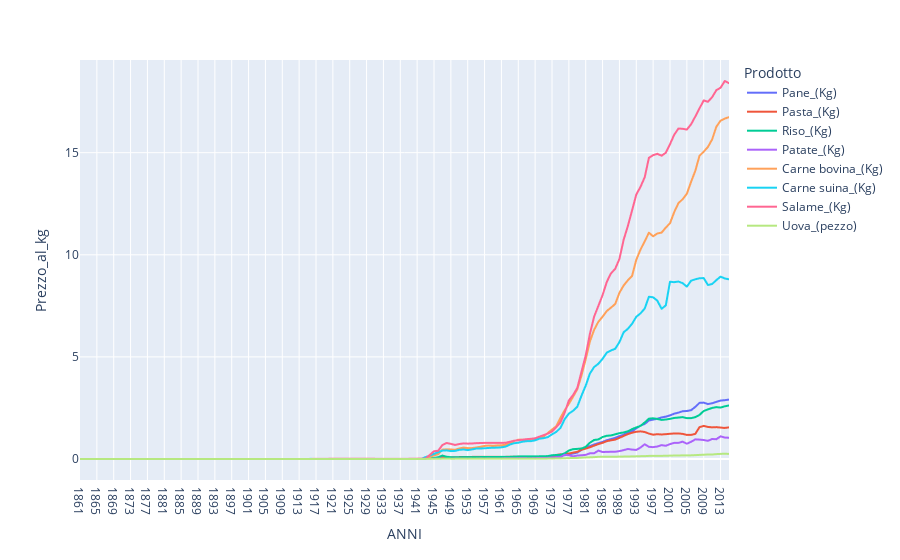

Write notebook code for a chart like this one.
### Code cell
def convert_excel_to_csv(file_excel, file_csv, sheet_name=0):
    df = pd.read_excel(file_excel, sheet_name=sheet_name)
    df.to_csv(file_csv, index=False)
    




df_prezzi = pd.read_csv("prezzo_beni_alimentari.csv")

df_prezzi_pulito = pd.melt(df_prezzi, id_vars=["ANNI"], 
                  var_name="Prodotto", 
                  value_name="Prezzo_al_kg")


# Converte Prezzo_al_kg in numerico (float), sostituendo errori con NaN
df_prezzi_pulito["Prezzo_al_kg"] = pd.to_numeric(df_prezzi_pulito["Prezzo_al_kg"], errors='coerce')
# Crea una colonna per il size del bubble con trasformazione logaritmica (valori piccoli + visibili)
df_prezzi_pulito["size_bubble"] = df_prezzi_pulito["Prezzo_al_kg"].apply(lambda x: np.log(x + 1) * 10)

# Rimuove i valori nulli
df_prezzi_pulito = df_prezzi_pulito.dropna(subset=["Prezzo_al_kg"])

fig = px.line(
    df_prezzi_pulito,
    x='ANNI',
    y='Prezzo_al_kg',
    color="Prodotto"
)

fig.show()

### Figure 1 — Plotly figure (JSON) as saved in the notebook; plotly's stock layout.template omitted (floating-point values rounded to 4 significant figures; data arrays with more than 128 entries replaced by an {"elided": "..."} marker saying what was removed)
{"data": [{"hovertemplate": "Prodotto=Pane_(Kg)<br>ANNI=%{x}<br>Prezzo_al_kg=%{y}<extra></extra>", "legendgroup": "Pane_(Kg)", "line": {"color": "#636efa", "dash": "solid"}, "marker": {"symbol": "circle"}, "mode": "lines", "name": "Pane_(Kg)", "showlegend": true, "type": "scattergl", "x": {"elided": "155 str values"}, "xaxis": "x", "y": {"elided": "155 float values"}, "yaxis": "y"}, {"hovertemplate": "Prodotto=Pasta_(Kg)<br>ANNI=%{x}<br>Prezzo_al_kg=%{y}<extra></extra>", "legendgroup": "Pasta_(Kg)", "line": {"color": "#EF553B", "dash": "solid"}, "marker": {"symbol": "circle"}, "mode": "lines", "name": "Pasta_(Kg)", "showlegend": true, "type": "scattergl", "x": {"elided": "155 str values"}, "xaxis": "x", "y": {"elided": "155 float values"}, "yaxis": "y"}, {"hovertemplate": "Prodotto=Riso_(Kg)<br>ANNI=%{x}<br>Prezzo_al_kg=%{y}<extra></extra>", "legendgroup": "Riso_(Kg)", "line": {"color": "#00cc96", "dash": "solid"}, "marker": {"symbol": "circle"}, "mode": "lines", "name": "Riso_(Kg)", "showlegend": true, "type": "scattergl", "x": {"elided": "155 str values"}, "xaxis": "x", "y": {"elided": "155 float values"}, "yaxis": "y"}, {"hovertemplate": "Prodotto=Patate_(Kg)<br>ANNI=%{x}<br>Prezzo_al_kg=%{y}<extra></extra>", "legendgroup": "Patate_(Kg)", "line": {"color": "#ab63fa", "dash": "solid"}, "marker": {"symbol": "circle"}, "mode": "lines", "name": "Patate_(Kg)", "showlegend": true, "type": "scattergl", "x": {"elided": "154 str values"}, "xaxis": "x", "y": {"elided": "154 float values"}, "yaxis": "y"}, {"hovertemplate": "Prodotto=Carne bovina_(Kg)<br>ANNI=%{x}<br>Prezzo_al_kg=%{y}<extra></extra>", "legendgroup": "Carne bovina_(Kg)", "line": {"color": "#FFA15A", "dash": "solid"}, "marker": {"symbol": "circle"}, "mode": "lines", "name": "Carne bovina_(Kg)", "showlegend": true, "type": "scattergl", "x": {"elided": "155 str values"}, "xaxis": "x", "y": {"elided": "155 float values"}, "yaxis": "y"}, {"hovertemplate": "Prodotto=Carne suina_(Kg)<br>ANNI=%{x}<br>Prezzo_al_kg=%{y}<extra></extra>", "legendgroup": "Carne suina_(Kg)", "line": {"color": "#19d3f3", "dash": "solid"}, "marker": {"symbol": "circle"}, "mode": "lines", "name": "Carne suina_(Kg)", "showlegend": true, "type": "scattergl", "x": {"elided": "147 str values"}, "xaxis": "x", "y": {"elided": "147 float values"}, "yaxis": "y"}, {"hovertemplate": "Prodotto=Salame_(Kg)<br>ANNI=%{x}<br>Prezzo_al_kg=%{y}<extra></extra>", "legendgroup": "Salame_(Kg)", "line": {"color": "#FF6692", "dash": "solid"}, "marker": {"symbol": "circle"}, "mode": "lines", "name": "Salame_(Kg)", "showlegend": true, "type": "scattergl", "x": ["1890", "1891", "1892", "1893", "1894", "1895", "1896", "1897", "1898", "1899", "1900", "1901", "1902", "1903", "1904", "1905", "1906", "1907", "1908", "1909", "1910", "1911", "1912", "1913", "1914", "1915", "1916", "1917", "1918", "1919", "1920", "1921", "1922", "1923", "1924", "1925", "1926", "1927", "1928", "1929", "1930", "1931", "1932", "1933", "1934", "1935", "1936", "1937", "1938", "1939", "1940", "1941", "1942", "1943", "1944", "1945", "1946", "1947", "1948", "1949", "1950", "1951", "1952", "1953", "1954", "1955", "1956", "1957", "1958", "1959", "1960", "1961", "1962", "1963", "1964", "1965", "1966", "1967", "1968", "1969", "1970", "1971", "1972", "1973", "1974", "1975", "1976", "1977", "1978", "1979", "1980", "1981", "1982", "1983", "1984", "1985", "1986", "1987", "1988", "1989", "1990", "1991", "1992", "1993", "1994", "1995", "1996", "1997", "1998", "1999", "2000", "2001", "2002 (b)", "2003", "2004", "2005", "2006", "2007", "2008", "2009", "2010", "2011", "2012", "2013", "2014", "2015"], "xaxis": "x", "y": [0.00127, 0.00121, 0.00129, 0.00129, 0.00125, 0.00128, 0.00129, 0.00129, 0.0013, 0.00125, 0.00132, 0.00133, 0.00134, 0.00139, 0.0014, 0.00144, 0.00144, 0.00144, 0.00153, 0.00152, 0.00169, 0.0018, 0.00179, 0.00185, 0.00184, 0.00195, 0.0025, 0.00413, 0.00869, 0.00899, 0.00946, 0.01073, 0.01027, 0.01022, 0.01057, 0.01128, 0.01118, 0.01045, 0.01071, 0.01119, 0.01111, 0.00959, 0.00874, 0.00842, 0.00781, 0.00749, 0.00748, 0.0085, 0.00907, 0.00915, 0.01058, 0.01483, 0.01782, 0.01838, 0.2009, 0.378, 0.4054, 0.6874, 0.7824, 0.7416, 0.6874, 0.7339, 0.7633, 0.7545, 0.7592, 0.7757, 0.7819, 0.7886, 0.7907, 0.7886, 0.7886, 0.7871, 0.7959, 0.8429, 0.894, 0.9183, 0.9441, 0.9715, 0.9885, 1.016, 1.094, 1.166, 1.243, 1.343, 1.558, 1.785, 2.271, 2.866, 3.133, 3.475, 4.276, 5.076, 6.13, 6.975, 7.497, 8.023, 8.672, 9.091, 9.314, 9.796, 10.74, 11.41, 12.17, 12.95, 13.33, 13.8, 14.75, 14.88, 14.94, 14.85, 14.99, 15.42, 15.88, 16.18, 16.17, 16.13, 16.39, 16.77, 17.17, 17.56, 17.49, 17.72, 18.06, 18.18, 18.51, 18.4], "yaxis": "y"}, {"hovertemplate": "Prodotto=Uova_(pezzo)<br>ANNI=%{x}<br>Prezzo_al_kg=%{y}<extra></extra>", "legendgroup": "Uova_(pezzo)", "line": {"color": "#B6E880", "dash": "solid"}, "marker": {"symbol": "circle"}, "mode": "lines", "name": "Uova_(pezzo)", "showlegend": true, "type": "scattergl", "x": {"elided": "155 str values"}, "xaxis": "x", "y": {"elided": "155 float values"}, "yaxis": "y"}], "layout": {"legend": {"title": {"text": "Prodotto"}, "tracegroupgap": 0}, "margin": {"t": 60}, "xaxis": {"anchor": "y", "domain": [0, 1], "title": {"text": "ANNI"}}, "yaxis": {"anchor": "x", "domain": [0, 1], "title": {"text": "Prezzo_al_kg"}}}}
